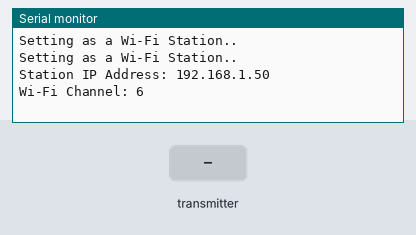
A sketch run on a simulated ESP32. On the bench: the last lines printed to the serial monitor. The inputs (shaded band) are chosen by the test bench. WiFi joins after 1.5 s; servers stay silent unless stated.

Above: at 3.2 s.
3.3 s: the transmitter starts sending id = 0
At 3.61 s:
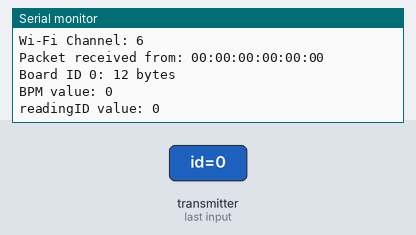
4.8 s: the transmitter starts sending bpm = 1024
6.3 s: the transmitter starts sending readingID = 1
At 6.61 s:
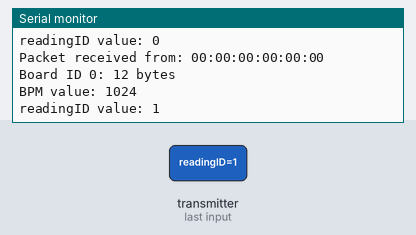
7.8 s: the transmitter starts sending id = 1
9.3 s: the transmitter starts sending bpm = 2048
Timing chart, 0 to 11.8 s (numbered marks = the images above; inputs shaded):
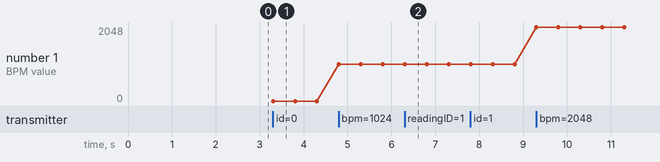

The sketch:

hub.ino
```cpp
#include <esp_now.h>
#include <WiFi.h>
#include "ESPAsyncWebServer.h"
#include <Arduino_JSON.h>

// Replace with your network credentials (STATION)
const char* ssid = "Cellular";
const char* password = "eRtdj567";

// Structure example to receive data
// Must match the sender structure
typedef struct struct_message {
  int id;
  int bpm;
  int readingID;
} struct_message;

struct_message incomingReadings;

JSONVar board;

AsyncWebServer server(80);
AsyncEventSource events("/events");

// callback function that will be executed when data is received
void OnDataRecv(const uint8_t * mac_addr, const uint8_t *incomingData, int len) {
  // Copies the sender mac address to a string
  char macStr[18];
  Serial.print("Packet received from: ");
  snprintf(macStr, sizeof(macStr), "%02x:%02x:%02x:%02x:%02x:%02x",
           mac_addr[0], mac_addr[1], mac_addr[2], mac_addr[3], mac_addr[4], mac_addr[5]);
  Serial.println(macStr);
  memcpy(&incomingReadings, incomingData, sizeof(incomingReadings));

  board["id"] = incomingReadings.id;
  board["bpm"] = incomingReadings.bpm;
  board["readingID"] = String(incomingReadings.readingID);
  String jsonString = JSON.stringify(board);
  events.send(jsonString.c_str(), "new_readings", millis());

  Serial.printf("Board ID %u: %u bytes\n", incomingReadings.id, len);
  Serial.printf("BPM value: %d \n", incomingReadings.bpm);
  Serial.printf("readingID value: %d \n", incomingReadings.readingID);
  Serial.println();
}

const char index_html[] PROGMEM = R"rawliteral(
<!DOCTYPE HTML><html>
<head>
  <title>ESP-NOW DASHBOARD</title>
  <meta name="viewport" content="width=device-width, initial-scale=1">
  <link rel="stylesheet" href="https://use.fontawesome.com/releases/v5.7.2/css/all.css" integrity="sha384-fnmOCqbTlWIlj8LyTjo7mOUStjsKC4pOpQbqyi7RrhN7udi9RwhKkMHpvLbHG9Sr" crossorigin="anonymous">
  <link rel="icon" href="data:,">
  <style>
    html {font-family: Arial; display: inline-block; text-align: center;}
    p {  font-size: 1.2rem;}
    body {  margin: 0;}
    .topnav { overflow: hidden; background-color: #2f4468; color: white; font-size: 1.7rem; }
    .content { padding: 20px; }
    .card { background-color: white; box-shadow: 2px 2px 12px 1px rgba(140,140,140,.5); }
    .cards { max-width: 700px; margin: 0 auto; display: grid; grid-gap: 2rem; grid-template-columns: repeat(auto-fit, minmax(300px, 1fr)); }
    .reading { font-size: 2.8rem; }
    .packet { color: #bebebe; }
    .card.BPM { color: #fd7e14; }
  </style>
</head>

<body>
  <div class="topnav">
    <h3>ESP-NOW DASHBOARD</h3>
  </div>
  <div class="content">
    <div class="cards">
      <div class="card BPM1">
        <h4><i class="fas fa-heart"></i> BOARD #1 - BPM</h4><p><span class="reading"><span id="bpm1"></span> BPM</span></p><p class="packet">Reading ID: <span id="rid1"></span></p>
      </div>
      <div class="card BPM2">
        <h4><i class="fas fa-heart"></i> BOARD #2 - BPM</h4><p><span class="reading"><span id="bpm2"></span> BPM</span></p><p class="packet">Reading ID: <span id="rid2"></span></p>
      </div>
    </div>
  </div>


<script>
if (!!window.EventSource) {
 var source = new EventSource('/events');

 source.addEventListener('open', function(e) {
  console.log("Events Connected");
 }, false);
 source.addEventListener('error', function(e) {
  if (e.target.readyState != EventSource.OPEN) {
    console.log("Events Disconnected");
  }
 }, false);

 source.addEventListener('message', function(e) {
  console.log("message", e.data);
 }, false);


source.addEventListener('new_readings', function(e) {
  console.log("new_readings", e.data);
  var obj = JSON.parse(e.data);

  if (obj.id === 1) {
    document.getElementById("bpm1").innerHTML = obj.bpm.toFixed(2);
    document.getElementById("rid1").innerHTML = obj.readingID;
  } else if (obj.id === 2) {
    document.getElementById("bpm2").innerHTML = obj.bpm.toFixed(2);
    document.getElementById("rid2").innerHTML = obj.readingID;
  }
}, false);
}
</script>
</body>
</html>
)rawliteral";

void setup() {
  // Initialize Serial Monitor
  Serial.begin(115200);

  // Set the device as a Station and Soft Access Point simultaneously
  WiFi.mode(WIFI_AP_STA);

  // Set device as a Wi-Fi Station
  WiFi.begin(ssid, password);
  while (WiFi.status() != WL_CONNECTED) {
    delay(1000);
    Serial.println("Setting as a Wi-Fi Station..");
  }
  Serial.print("Station IP Address: ");
  Serial.println(WiFi.localIP());
  Serial.print("Wi-Fi Channel: ");
  Serial.println(WiFi.channel());

  // Init ESP-NOW
  if (esp_now_init() != ESP_OK) {
    Serial.println("Error initializing ESP-NOW");
    return;
  }


  // Once ESPNow is successfully Init, we will register for recv CB to
  // get recv packer info
  esp_now_register_recv_cb(esp_now_recv_cb_t(OnDataRecv));

  server.on("/", HTTP_GET, [](AsyncWebServerRequest *request){
    request->send_P(200, "text/html", index_html);
  });

  events.onConnect([](AsyncEventSourceClient *client){
    if(client->lastId()){
      Serial.printf("Client reconnected! Last message ID that it got is: %u\n", client->lastId());
    }
    // send event with message "hello!", id current millis
    // and set reconnect delay to 1 second
    client->send("hello!", NULL, millis(), 10000);
  });
  server.addHandler(&events);
  server.begin();
}

void loop() {
  static unsigned long lastEventTime = millis();
  static const unsigned long EVENT_INTERVAL_MS = 5000;
  if ((millis() - lastEventTime) > EVENT_INTERVAL_MS) {
    events.send("ping",NULL,millis());
    lastEventTime = millis();
  }
}
```

Measured:
- after the input at 3.3 s, the serial monitor: prints a new line at once (image 1)
- after the input at 6.3 s, the serial monitor: prints a new line at once (image 2)
- plotted number 1: 0 → 1024 after the input at 4.8 s, 1024 → 2048 after the input at 9.3 s
